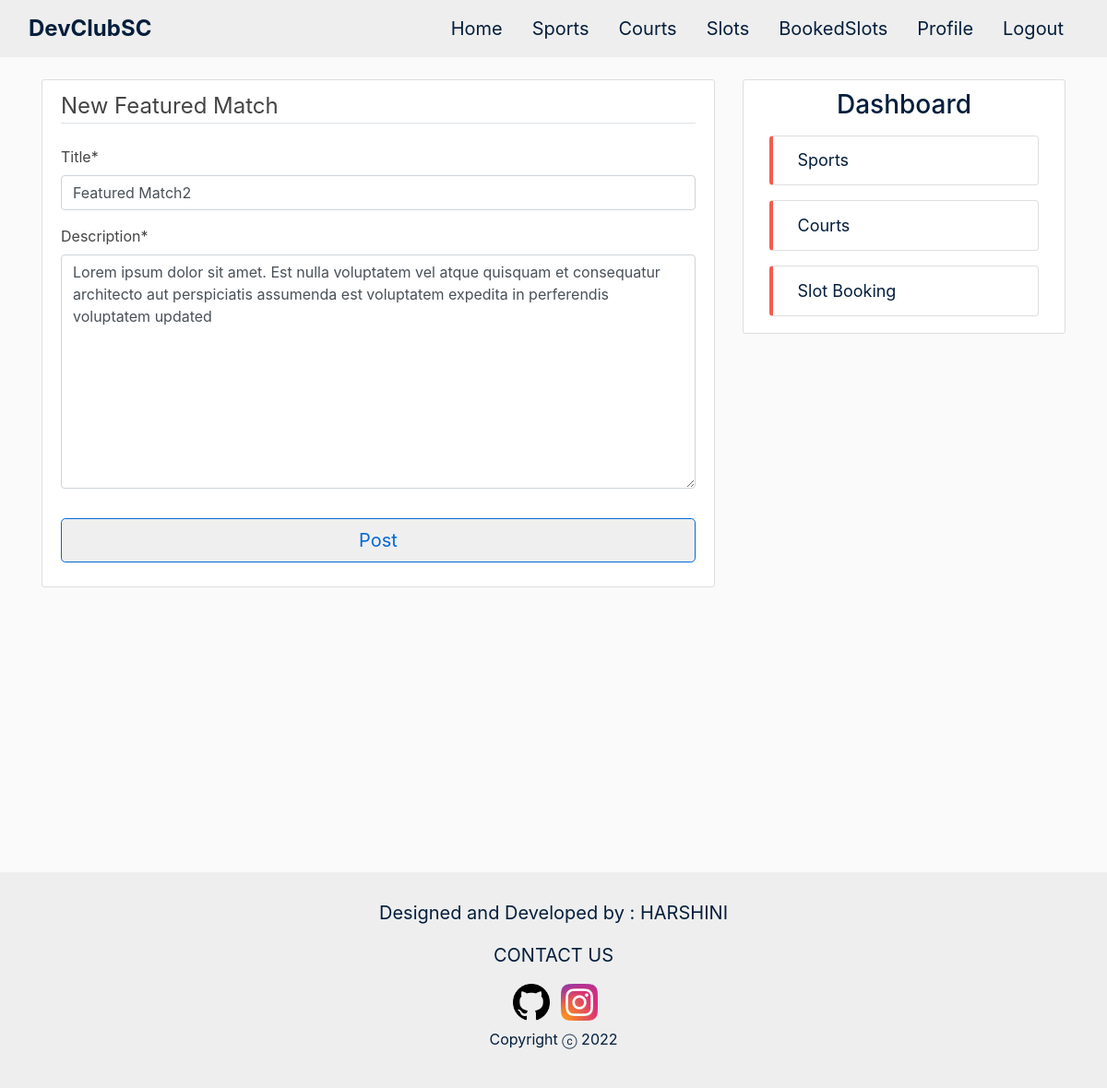
/match/2/update (signed in), run on an earlier commit of the app's database.
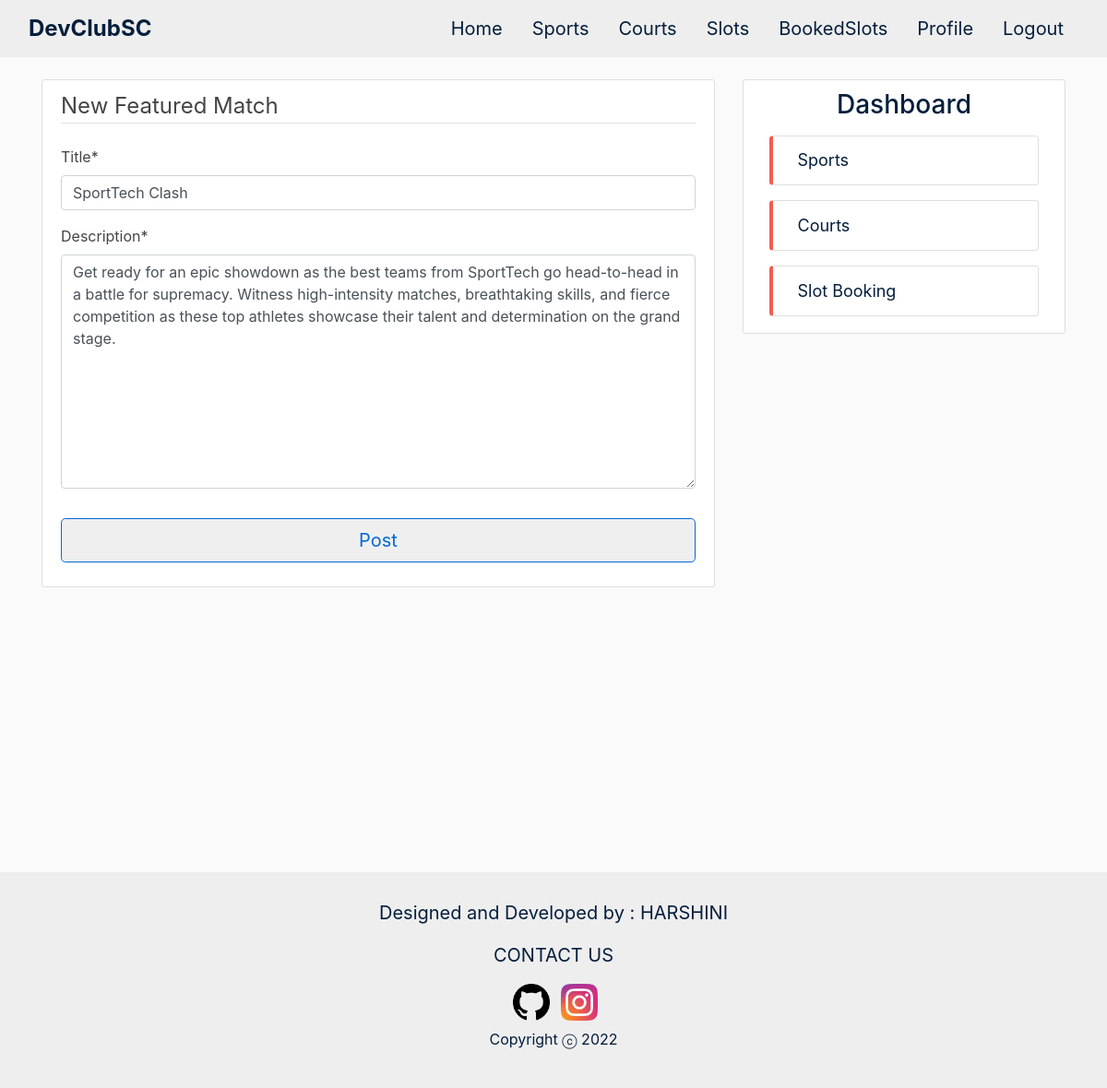
And on a later commit of the database.
### sports/models.py (models this page shows, shortened)
class FeaturedMatch(models.Model):
    title = models.CharField(max_length=50)
    description = models.TextField()

### sports/views.py (the view)
# urls.py: path('match/<int:pk>/update', MatchUpdateView.as_view(), name='match-update'),
class MatchUpdateView(LoginRequiredMixin, UserPassesTestMixin, UpdateView):
    model = FeaturedMatch
    fields = ['title', 'description']
    def test_func(self):
        if self.request.user.email.startswith('staff') or self.request.user.is_superuser:
            return True
        return False

### sports/templates/sports/featuredmatch_form.html (shortened to what this page needs)
{% extends "sports/base.html" %}
{% load crispy_forms_tags %}
{% block content %}
    <div class="content-section">
                <form method="POST">
                    <fieldset class="form-group">
                        <legend class="border-bottom mb-4 ">New Featured Match</legend>
                        {{ form|crispy }}
                    </fieldset>
                    <div class="form-group">
                        <button class="btn btn-outline btn-block btn-lg mt-1 mb-3" type="submit">Post</button>
                    </div>
                </form>
            </div>
{% endblock content %}

What changed in the data, as far as the page shows it:
changed FeaturedMatch: title "Featured Match2" → "SportTech Clash"; description "Lorem ipsum dolor sit amet. Est nulla voluptatem vel atque quisquam et consequatur architecto aut perspiciatis assumenda est voluptatem expedita in perferendis voluptatem updated" → "Get ready for an epic showdown as the best teams from SportTech go head-to-head in a battle for supremacy. Witness high-intensity matches, breathtaking skills, and fierce competition as these top athletes showcase their talent and determination on the grand stage."
